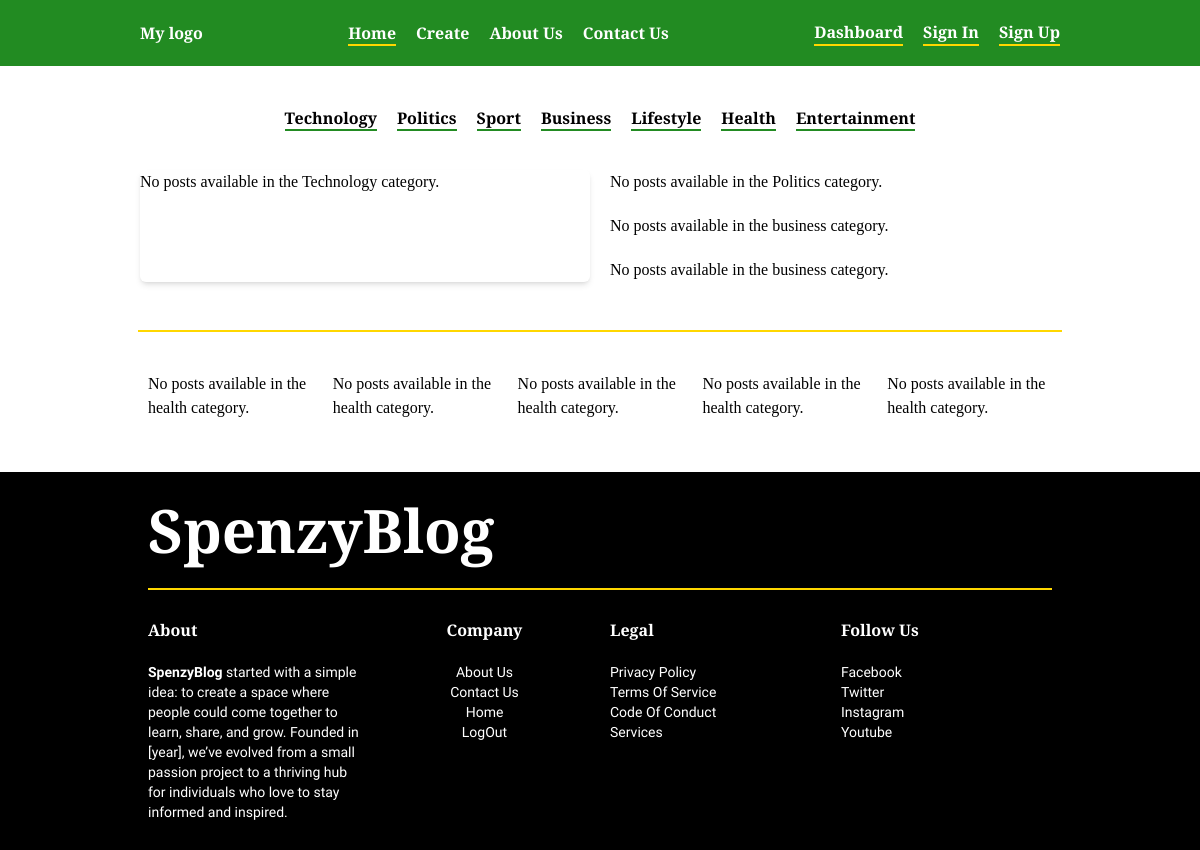
The page / on the database its author committed.
### blog/models.py (models this page shows, shortened)
class Category(models.Model):
    name = models.CharField(max_length=250)
    slug = models.SlugField(unique=True, blank=True)  # Allow blank for automatic slug generation
    class Meta:
        verbose_name_plural = 'categories'

### blog/views.py (the view)
# urls.py: path('', views.home, name='home-page'),
def home(request):
    categories = Category.objects.all()
    posts = Post.objects.all()
    technology_posts = Post.objects.filter(category__name='Technology').order_by('-created_at')[:2]
    politics_posts = Post.objects.filter(category__name='Politics').order_by('-created_at')[:2]
    sport_posts = Post.objects.filter(category__name='Sport').order_by('-created_at')[:2]
    business_posts = Post.objects.filter(category__name='Business').order_by('-created_at')[:2]
    lifestyle_posts = Post.objects.filter(category__name='Lifestyle').order_by('-created_at')[:2]
    health_posts = Post.objects.filter(category__name='Health').order_by('-created_at')[:2]
    entertainment_posts = Post.objects.filter(category__name='Entertainment').order_by('-created_at')[:2]
    latest_technology_post = technology_posts[0] if technology_posts else None
    second_technology_post = technology_posts[1] if len(technology_posts) > 1 else None
    latest_politics_post = politics_posts[0] if politics_posts else None
    second_politics_post = politics_posts[1] if len(politics_posts) > 1 else None
    latest_sport_post = sport_posts[0] if sport_posts else None
    second_sport_post = sport_posts[1] if len(sport_posts) > 1 else None
    latest_business_post = business_posts[0] if business_posts else None
    second_business_post = business_posts[1] if len(business_posts) > 1 else None
    latest_lifestyle_post = lifestyle_posts[0] if lifestyle_posts else None
    second_lifestyle_post = lifestyle_posts[1] if len(lifestyle_posts) > 1 else None
    latest_health_post = health_posts[0] if health_posts else None
    second_health_post = health_posts[1] if len(health_posts) > 1 else None
    latest_entertainment_post = entertainment_posts[0] if entertainment_posts else None
    second_entertainment_post = entertainment_posts[1] if len(entertainment_posts) > 1 else None
    return render(request, 'blog/home.html', {
        'categories': categories,
        'posts': posts,
        'latest_technology_post': latest_technology_post,
        'second_technology_post': second_technology_post,
        'latest_politics_post': latest_politics_post,
        'second_politics_post': second_politics_post,
        'latest_sport_post': latest_sport_post,
        'second_sport_post': second_sport_post,
        'latest_business_post': latest_business_post,
        'second_business_post': second_business_post,
        'latest_lifestyle_post': latest_lifestyle_post,
        'second_lifestyle_post': second_lifestyle_post,
        'latest_health_post': latest_health_post,
        'second_health_post': second_health_post,
        'latest_entertainment_post': latest_entertainment_post,
        'second_entertainment_post': second_entertainment_post,
    })

### blog/templates/blog/home.html (shortened to what this page needs)
{% extends 'base.html' %}
{% load static %}
{% block main %}
<section class="md:w-[80%] mx-auto mt-10 font-robotoSerif px-7 ">
    <div id="category-list" class="hidden md:block">
        <ul class="flex flex-col md:flex-row space-y-3 md:justify-center items-center md:space-y-0  md:space-x-5 font-semibold ">
            {% for category in categories %}
                <li class="leading-normal">
                    <a class="border-b-2 border-color-forest-green " href="{% url 'category_posts' category.slug %}">
                        {{ category.name }}
                    </a>
                </li>
            {% endfor %}
        </ul>
    </div>
</section>
<section class=" md:w-[80%] mx-auto mt-5 font-robotoSerif px-5 py-5">
    <div class="grid md:grid-cols-2 gap-5  rounded-lg  ">
        <div class="shadow-md rounded-md">
            {% if latest_technology_post %}
            <a href="{% url 'post_detail' latest_technology_post.pk %}">
                <div>
                    <img src="{{ latest_technology_post.image.url }}" class="rounded-t-sm w-full h-full object-cover" alt="blog-images">
                </div>
                <div class="p-7 space-y-2">
                    <p class="bg-color-mustard-yellow inline-block px-1">{{ latest_technology_post.category.name }}</p>
                    <p>{{ latest_technology_post.title }}</p>
                    <p class="mt-4">{{ latest_technology_post.content|truncatewords:5 }}</p>
                    <div class="flex justify-between">
                        <span class="font-oswald pr-4">{{ latest_technology_post.author.username }}</span>
                        <span class="font-oswald">{{ latest_technology_post.created_at|date:"F j, Y" }}</span>
                    </div>
                </div>
            </a>
            {% else %}
                <p>No posts available in the Technology category.</p>
            {% endif %}
        </div>
        <div class="">
            <div class="grid md:grid-row-3 gap-5">
                {% if latest_politics_post %}
                <a href="{% url 'post_detail' latest_politics_post.pk %}">
                    <div class="flex flex-col md:flex-row md:items-center gap-5 shadow-md">
                        <div class="flex-1">
                            <img src="{{ latest_politics_post.image.url }}" class="rounded-sm h-full w-full object-cover" alt="blog-images">
                        </div>
                        <div class="space-y-2 flex-1 p-5 md:p-0">
                            <p class="bg-color-mustard-yellow inline-block px-1">{{ latest_politics_post.category.name }}</p>
                            <p class="text-sm">{{ latest_politics_post.title }}</p>
                            <p class="text-sm">{{ latest_politics_post.content|truncatewords:5 }}</p>
                            <div>
                                <span class="font-oswald pr-4">{{ latest_politics_post.author.username }}</span>
                                <span class="font-oswald">{{ latest_politics_post.created_at|date:"F j, Y" }}</span>
                            </div>
                        </div>
                    </div>
                </a>
                {% else %}
                    <p>No posts available in the Politics category.</p>
                {% endif %}
                {% if latest_business_post %}
                <a href="{% url 'post_detail' latest_business_post.pk %}">
                    <div class="flex flex-col md:flex-row items-center gap-5 shadow-md">
                        <div class="flex-1 h-full">
                            <img src="{{ latest_business_post.image.url }}" class="rounded-sm h-full w-full object-cover" alt="blog-images">
                        </div>
                        <div class="space-y-2 flex-1 p-5 md:p-0">
                            <p class="bg-color-mustard-yellow inline-block px-1">{{ latest_business_post.category.name }}</p>
                            <p class="text-sm">{{ latest_business_post.title  }}</p>
                            <p class="text-sm">{{ latest_business_post.content|truncatewords:5 }}</p>
                            <div>
                                <span class="font-oswald pr-4">{{ latest_business_post.author.username }}</span>
                                <span class="font-oswald">{{ latest_business_post.created_at|date:"F j, Y" }}</span>
                            </div>
                        </div>
                    </div>
                </a>
                {% else %}
                    <p>No posts available in the business category.</p>
                {% endif %}
                {% if latest_sport_post %}
                <a href="{% url 'post_detail' latest_sport_post.pk %}">
                    <div class="flex flex-col md:flex-row items-center gap-5 shadow-md h-full">
                        <div class="flex-1 h-full">
                            <img src="{{ latest_sport_post.image.url }}" class="rounded-sm h-full w-full object-cover" alt="blog-images">
                        </div>
                        <div class="space-y-2 flex-1 p-5 md:p-0">
                            <p class="bg-color-mustard-yellow inline-block px-1">{{ latest_sport_post.category.name }}</p>
                            <p class="text-sm">{{ latest_sport_post.title }}</p>
                            <p class="text-sm">{{ latest_sport_post.content|truncatewords:5 }}</p>
                            <div>
                                <span class="font-oswald pr-4">{{ latest_sport_post.author.username }}</span>
                                <span class="font-oswald">{{ latest_sport_post.created_at|date:"F j, Y" }}</span>
                            </div>
                        </div>
                    </div>
                </a>
                {% else %}
                    <p>No posts available in the business category.</p>
                {% endif %}
            </div>
        </div>
    </div>
</section>
<div class="border-b-2 border-color-mustard-yellow md:w-[77%] mx-auto my-7">
</div>
<section class="md:w-[80%] mx-auto font-robotoSerif px-7 py-3">
    <div class="grid md:grid-cols-5 gap-5 space-y-3 md:space-y-0  ">
        <div class="">
            {% if latest_health_post %}
            <a href="{% url 'post_detail' latest_health_post.pk %}">
            <div class="md:space-y-3 space-y-0">
                <p class="text-sm font-oswald text-black text-opacity-50">{{ latest_health_post.author.username }} | <span>{{ latest_health_post.category.name }}</span></p>
                <p class="text-sm">{{ latest_health_post.title | truncatewords:10 }}</p>
            </div>
            {% else %}
            <p>No posts available in the health category.</p>
            {% endif %}
        </div>
        <div>
            {% if second_technology_post %}
            <a href="{% url 'post_detail' latest_technology_post.pk %}">
            <div class="md:space-y-3 space-y-0">
                <p class="text-sm font-oswald text-black text-opacity-50">{{ second_technology_post.author.username }} | <span>{{ second_technology_post.category.name }}</span></p>
                <p class="text-sm">{{ second_technology_post.title | truncatewords:10 }}</p>
            </div>
            {% else %}
            <p>No posts available in the health category.</p>
            {% endif %}
        </div>
        <div>
            {% if second_sport_post %}
            <a href="{% url 'post_detail' latest_sport_post.pk %}">
            <div class="md:space-y-3 space-y-0">
                <p class="text-sm font-oswald text-black text-opacity-50">{{ second_sport_post.author.username }} | <span>{{ second_sport_post.category.name }}</span></p>
                <p class="text-sm">{{ second_sport_post.title | truncatewords:10 }}</p>
            </div>
            {% else %}
            <p>No posts available in the health category.</p>
            {% endif %}
        </div>
        <div>
            {% if latest_lifestyle_post %}
            <a href="{% url 'post_detail' latest_lifestyle_post.pk %}">
            <div class="md:space-y-3 space-y-0">
                <p class="text-sm font-oswald text-black text-opacity-50">{{ latest_lifestyle_post.author.username }} | <span>{{ latest_lifestyle_post.category.name }}</span></p>
                <p class="text-sm">{{ latest_lifestyle_post.title | truncatewords:10 }}</p>
            </div>
            {% else %}
            <p>No posts available in the health category.</p>
            {% endif %}
        </div>
        <div>
            {% if second_health_post %}
            <a href="{% url 'post_detail' latest_health_post.pk %}">
            <div class="md:space-y-3 space-y-0">
                <p class="text-sm font-oswald text-black text-opacity-50">{{ second_health_post.author.username }} | <span>{{ second_health_post.category.name }}</span></p>
                <p class="text-sm">{{ second_health_post.title | truncatewords:10 }}</p>
            </div>
            {% else %}
            <p>No posts available in the health category.</p>
            {% endif %}
        </div>
    </div>
</section>
{% endblock %}

### rows shown on the page
Category: name "Technology"
Category: name "Politics"
Category: name "Sport"
Category: name "Business"
Category: name "Lifestyle"
Category: name "Health"
Category: name "Entertainment"
